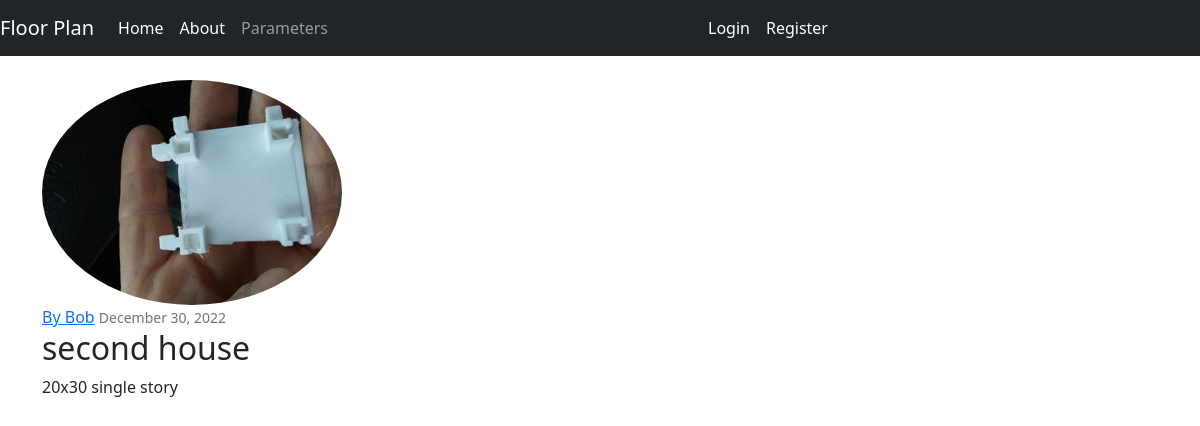
The page /post/10/ on the database its author committed.
### BBrandApp/models.py (models this page shows, shortened)
class Post(models.Model):
	title = models.CharField(max_length=100)
	content = models.TextField()
	date_posted = models.DateTimeField(default=timezone.now)
	name = models.ForeignKey(User, on_delete=models.CASCADE)

### users/models.py (models this page shows, shortened)
class Profile(models.Model):
	user = models.OneToOneField(User, on_delete=models.CASCADE)
	image = models.ImageField(default='default.jpg', upload_to='profile_pics')

### BBrandApp/views.py (the view)
# urls.py: path('post/<int:pk>/', PostDetailView.as_view(), name='post-detail'),
class PostDetailView(DetailView):
	model = Post

### BBrandApp/templates/BBrandApp/post_detail.html (shortened to what this page needs)
{% extends 'base.html' %}
{%block content %}
	<article class="media content-section">
		<img class="rounded-circle article-img" src="{{ object.name.profile.image.url }}">
		<div class="media-body">
			<div class="articale-metadata">
				<a class="mr-2" href="#">By {{ object.name }}</a>
				<small class="text-muted">{{ object.date_posted|date:"F d, Y" }}</small>
			</div>
			<h2 class="article-title">{{ object.title }}</h2>
			<p class="articale-content">{{ object.content }}</p>
		</div>
	</article>
{% endblock %}

### rows shown on the page
Post: name.profile.image (placeholder picture), name "Bob", date_posted "December 30, 2022", title "second house", content "20x30 single story"
